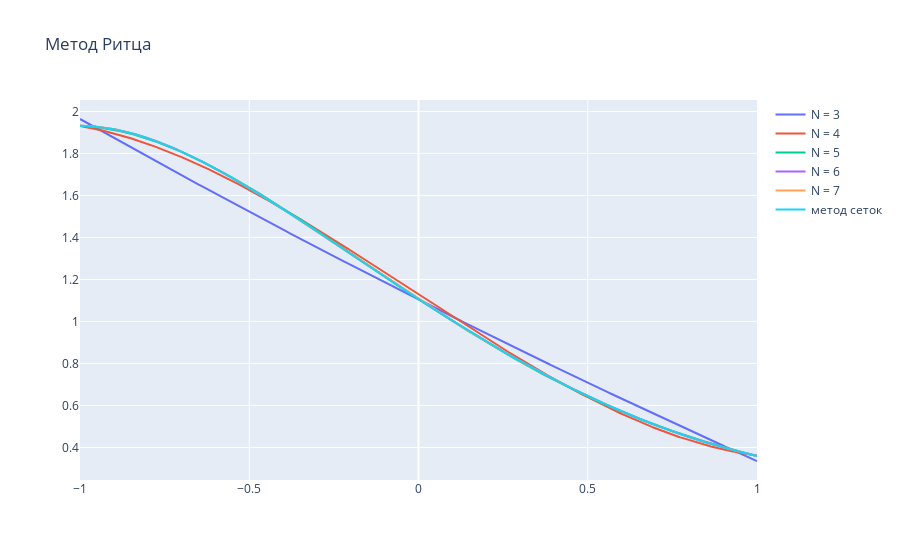
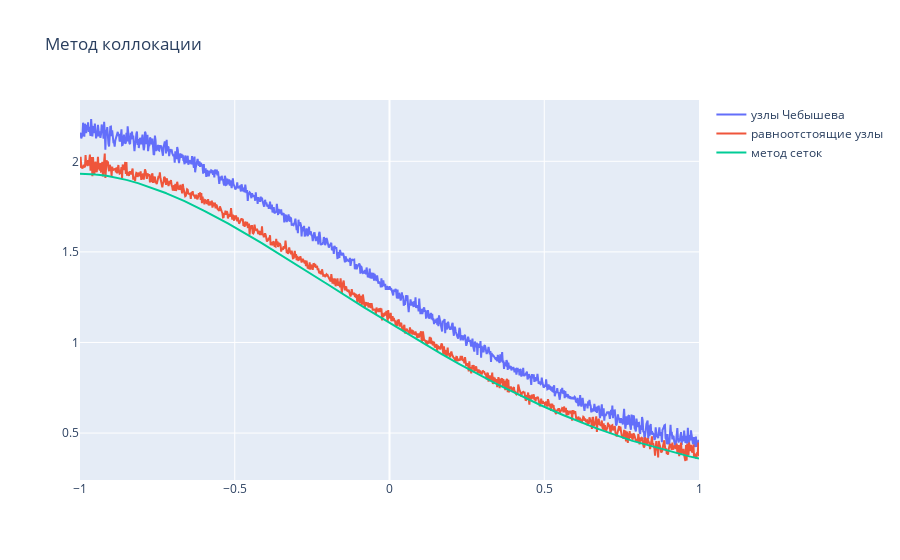

Source (notebook cell) for these figures, in order:
### Code cell
p = lambda x: (2 + x) / (3 + x)
r = lambda x: 1 + sin(x)
f = lambda x: 1 - x
segment = (-1, 1)
l_condition = (0, -1, 0)
r_condition = (1, 1, 0)

dp = lambda x: 1 / (3 + x) ** 2
grid_problem = BoundaryValueProblem(3, p, lambda x: -dp(x), r, f, segment, l_condition, r_condition)
grid_method_line = get_grid_method_line(grid_problem)

ritz_problem = BoundaryValueProblem(1, p, None, r, f, segment, l_condition, r_condition)
N, k = 7, 1
coordinates = get_jacobi(N, k)
ritz_plot = ritz_method_plot(ritz_problem, coordinates, stop_N=N)
ritz_plot.add_trace(grid_method_line)
ritz_plot.show()

collocation_problem = BoundaryValueProblem(2, lambda x: -p(x), lambda x: -dp(x), r, f, segment, l_condition, r_condition)
collocation_plot = collocation_method_plot(collocation_problem, N=11)
collocation_plot.add_trace(grid_method_line)
collocation_plot.show()

### Figure 1 — Plotly figure (JSON) as saved in the notebook; plotly's stock layout.template omitted (floating-point values rounded to 4 significant figures; data arrays with more than 128 entries replaced by an {"elided": "..."} marker saying what was removed)
{"data": [{"name": "N = 3", "type": "scatter", "x": {"elided": "1001 float values"}, "y": {"elided": "1001 float values"}}, {"name": "N = 4", "type": "scatter", "x": {"elided": "1001 float values"}, "y": {"elided": "1001 float values"}}, {"name": "N = 5", "type": "scatter", "x": {"elided": "1001 float values"}, "y": {"elided": "1001 float values"}}, {"name": "N = 6", "type": "scatter", "x": {"elided": "1001 float values"}, "y": {"elided": "1001 float values"}}, {"name": "N = 7", "type": "scatter", "x": {"elided": "1001 float values"}, "y": {"elided": "1001 float values"}}, {"name": "метод сеток", "type": "scatter", "x": {"elided": "10241 float values"}, "y": {"elided": "10241 float values"}}], "layout": {"title": {"text": "Метод Ритца"}, "xaxis": {"hoverformat": ".6f"}, "yaxis": {"hoverformat": ".6f"}}}

### Figure 2 — Plotly figure (JSON) as saved in the notebook; plotly's stock layout.template omitted (floating-point values rounded to 4 significant figures; data arrays with more than 128 entries replaced by an {"elided": "..."} marker saying what was removed)
{"data": [{"name": "узлы Чебышева", "type": "scatter", "x": {"elided": "1001 float values"}, "y": {"elided": "1001 float values"}}, {"name": "равноотстоящие узлы", "type": "scatter", "x": {"elided": "1001 float values"}, "y": {"elided": "1001 float values"}}, {"name": "метод сеток", "type": "scatter", "x": {"elided": "10241 float values"}, "y": {"elided": "10241 float values"}}], "layout": {"title": {"text": "Метод коллокации"}, "xaxis": {"hoverformat": ".6f"}, "yaxis": {"hoverformat": ".6f"}}}
